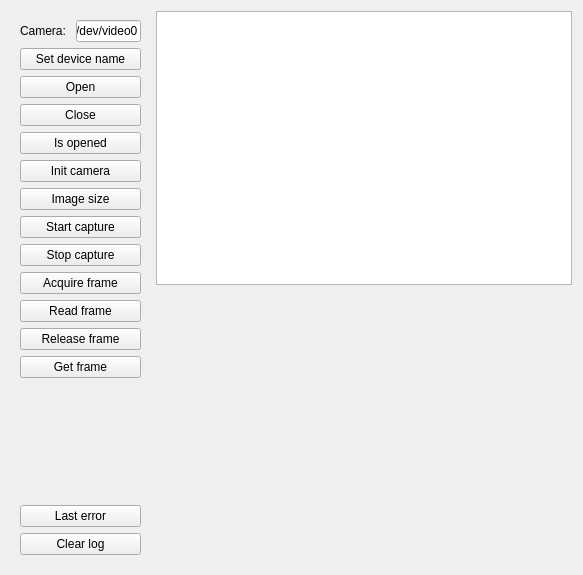
<?xml version="1.0" encoding="UTF-8"?>
<ui version="4.0">
 <class>ClientGui</class>
 <widget class="QWidget" name="ClientGui">
  <property name="geometry">
   <rect>
    <x>0</x>
    <y>0</y>
    <width>583</width>
    <height>575</height>
   </rect>
  </property>
  <property name="windowTitle">
   <string>Car ctrl client</string>
  </property>
  <layout class="QHBoxLayout" name="horizontalLayout_2" stretch="1,3">
   <item>
    <widget class="QWidget" name="widget" native="true">
     <layout class="QVBoxLayout" name="verticalLayout">
      <item>
       <layout class="QHBoxLayout" name="horizontalLayout">
        <item>
         <widget class="QLabel" name="label">
          <property name="text">
           <string>Camera: </string>
          </property>
         </widget>
        </item>
        <item>
         <widget class="QLineEdit" name="cameraDev">
          <property name="text">
           <string>/dev/video0</string>
          </property>
         </widget>
        </item>
       </layout>
      </item>
      <item>
       <widget class="QPushButton" name="setDeviceName">
        <property name="text">
         <string>Set device name</string>
        </property>
       </widget>
      </item>
      <item>
       <widget class="QPushButton" name="open">
        <property name="text">
         <string>Open</string>
        </property>
       </widget>
      </item>
      <item>
       <widget class="QPushButton" name="close">
        <property name="text">
         <string>Close</string>
        </property>
       </widget>
      </item>
      <item>
       <widget class="QPushButton" name="isOpened">
        <property name="text">
         <string>Is opened</string>
        </property>
       </widget>
      </item>
      <item>
       <widget class="QPushButton" name="initDevice">
        <property name="text">
         <string>Init camera</string>
        </property>
       </widget>
      </item>
      <item>
       <widget class="QPushButton" name="imageSize">
        <property name="text">
         <string>Image size</string>
        </property>
       </widget>
      </item>
      <item>
       <widget class="QPushButton" name="startCapture">
        <property name="text">
         <string>Start capture</string>
        </property>
       </widget>
      </item>
      <item>
       <widget class="QPushButton" name="stopCapture">
        <property name="text">
         <string>Stop capture</string>
        </property>
       </widget>
      </item>
      <item>
       <widget class="QPushButton" name="acquire">
        <property name="text">
         <string>Acquire frame</string>
        </property>
       </widget>
      </item>
      <item>
       <widget class="QPushButton" name="data">
        <property name="text">
         <string>Read frame</string>
        </property>
       </widget>
      </item>
      <item>
       <widget class="QPushButton" name="release">
        <property name="text">
         <string>Release frame</string>
        </property>
       </widget>
      </item>
      <item>
       <widget class="QPushButton" name="readFrame">
        <property name="text">
         <string>Get frame</string>
        </property>
       </widget>
      </item>
      <item>
       <spacer name="verticalSpacer">
        <property name="orientation">
         <enum>Qt::Vertical</enum>
        </property>
        <property name="sizeHint" stdset="0">
         <size>
          <width>20</width>
          <height>40</height>
         </size>
        </property>
       </spacer>
      </item>
      <item>
       <widget class="QPushButton" name="lastError">
        <property name="text">
         <string>Last error</string>
        </property>
       </widget>
      </item>
      <item>
       <widget class="QPushButton" name="clearLog">
        <property name="text">
         <string>Clear log</string>
        </property>
       </widget>
      </item>
     </layout>
    </widget>
   </item>
   <item>
    <layout class="QVBoxLayout" name="verticalLayout_2" stretch="0,0">
     <item>
      <widget class="QTextBrowser" name="log"/>
     </item>
     <item>
      <widget class="QLabel" name="image">
       <property name="sizePolicy">
        <sizepolicy hsizetype="Expanding" vsizetype="Expanding">
         <horstretch>0</horstretch>
         <verstretch>0</verstretch>
        </sizepolicy>
       </property>
       <property name="text">
        <string/>
       </property>
      </widget>
     </item>
    </layout>
   </item>
  </layout>
 </widget>
 <resources/>
 <connections/>
</ui>
